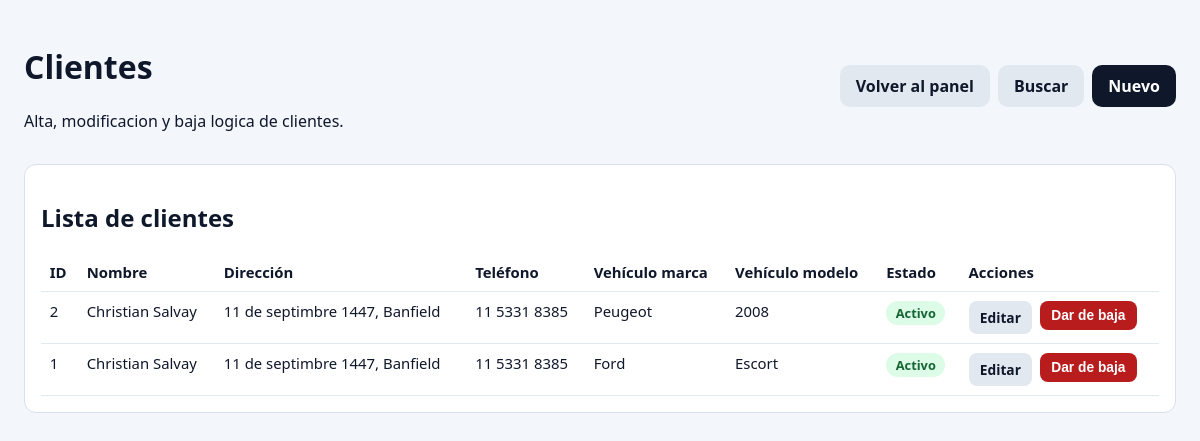
/clientes.php (signed in), run on the app's committed database.
### tables this page shows
CREATE TABLE `clientes` (
  `id_cliente` int NOT NULL AUTO_INCREMENT,
  `nombre` varchar(120) NOT NULL,
  `direccion` varchar(200) DEFAULT NULL,
  `telefono` varchar(30) DEFAULT NULL,
  `id_vehiculo_marca` int DEFAULT NULL,
  `id_modelo` int DEFAULT NULL,
  `patente` varchar(20) DEFAULT NULL,
  `activo` tinyint(1) DEFAULT '1',
  `fecha_creacion` timestamp NOT NULL DEFAULT CURRENT_TIMESTAMP,
  `fecha_actualizacion` timestamp NOT NULL DEFAULT CURRENT_TIMESTAMP ON UPDATE CURRENT_TIMESTAMP,
  PRIMARY KEY (`id_cliente`)
);

CREATE TABLE `vehiculos_marcas` (
  `id_vehiculo_marca` int NOT NULL AUTO_INCREMENT,
  `nombre_marca_v` varchar(100) NOT NULL,
  `activo` tinyint(1) DEFAULT '1',
  PRIMARY KEY (`id_vehiculo_marca`)
);

CREATE TABLE `vehiculos_modelos` (
  `id_modelo` int NOT NULL AUTO_INCREMENT,
  `id_vehiculo_marca` int NOT NULL,
  `nombre_modelo` varchar(100) NOT NULL,
  `activo` tinyint(1) DEFAULT '1',
  PRIMARY KEY (`id_modelo`),
  KEY `fk_vehiculos_modelos_marca` (`id_vehiculo_marca`),
  CONSTRAINT `fk_vehiculos_modelos_marca` FOREIGN KEY (`id_vehiculo_marca`) REFERENCES `vehiculos_marcas` (`id_vehiculo_marca`)
);

### public/clientes.php (the view, shortened to what this page needs)
<?php
$projectRoot = dirname(__DIR__);
try {
    $pdo = Database::connect($projectRoot);
    $pdo->exec(
        'CREATE TABLE IF NOT EXISTS clientes (
            id_cliente INT AUTO_INCREMENT PRIMARY KEY,
            nombre VARCHAR(120) NOT NULL,
            direccion VARCHAR(200) NULL,
            telefono VARCHAR(30) NULL,
            id_vehiculo_marca INT NULL,
            id_modelo INT NULL,
            activo TINYINT(1) DEFAULT 1,
            fecha_creacion TIMESTAMP NOT NULL DEFAULT CURRENT_TIMESTAMP,
            fecha_actualizacion TIMESTAMP NOT NULL DEFAULT CURRENT_TIMESTAMP ON UPDATE CURRENT_TIMESTAMP
        )'
    );
    $pdo->exec('ALTER TABLE clientes ADD COLUMN IF NOT EXISTS id_vehiculo_marca INT NULL AFTER telefono');
    $pdo->exec('ALTER TABLE clientes ADD COLUMN IF NOT EXISTS id_modelo INT NULL AFTER id_vehiculo_marca');
} catch (Throwable $e) {
    http_response_code(500);
    echo 'No se pudo conectar a la base de datos: ' . htmlspecialchars($e->getMessage());
    exit;
}
try {
    $params = [];
    $sqlClientes =
        'SELECT c.id_cliente,
                c.nombre,
                c.direccion,
                c.telefono,
                c.activo,
                vm.nombre_marca_v AS vehiculo_marca,
                vmo.nombre_modelo AS vehiculo_modelo
         FROM clientes c
         LEFT JOIN vehiculos_marcas vm ON vm.id_vehiculo_marca = c.id_vehiculo_marca
         LEFT JOIN vehiculos_modelos vmo ON vmo.id_modelo = c.id_modelo';
    $sqlClientes .= ' ORDER BY c.id_cliente DESC';
    $stmtClientes = $pdo->prepare($sqlClientes);
    $stmtClientes->execute($params);
    $clientes = $stmtClientes->fetchAll();
} catch (Throwable $e) {
    $vehiculosMarcas = [];
    $vehiculosModelos = [];
    $clientes = [];
    $error = 'No fue posible cargar la lista de clientes: ' . $e->getMessage();
}
?>
<!doctype html>
<html lang="es">
<head>
</head>
<body>
<div class="container">
    <div class="top">
        <div>
            <h1>Clientes</h1>
            <p>Alta, modificacion y baja logica de clientes.</p>
        </div>
        <div class="actions">
            <a class="btn btn-muted" href="/dashboard.php">Volver al panel</a>
            <a class="btn btn-muted" href="/clientes.php?show_filters=1">Buscar</a>
            <a class="btn btn-primary" href="/clientes.php?new=1">Nuevo</a>
        </div>
    </div>
    <div class="panel">
        <h2>Lista de clientes</h2>
        <table>
            <thead>
            <tr>
                <th>ID</th>
                <th>Nombre</th>
                <th>Dirección</th>
                <th>Teléfono</th>
                <th>Vehículo marca</th>
                <th>Vehículo modelo</th>
                <th>Estado</th>
                <th>Acciones</th>
            </tr>
            </thead>
            <tbody>
            <?php if (count($clientes) === 0): ?>
                <tr><td colspan="8">No hay clientes cargados.</td></tr>
            <?php else: ?>
                <?php foreach ($clientes as $row): ?>
                    <tr>
                        <td><?= (int) $row['id_cliente'] ?></td>
                        <td><?= htmlspecialchars((string) $row['nombre']) ?></td>
                        <td><?= htmlspecialchars((string) ($row['direccion'] ?? '')) ?></td>
                        <td><?= htmlspecialchars((string) ($row['telefono'] ?? '')) ?></td>
                        <td><?= htmlspecialchars((string) ($row['vehiculo_marca'] ?? '')) ?></td>
                        <td><?= htmlspecialchars((string) ($row['vehiculo_modelo'] ?? '')) ?></td>
                        <td>
                            <span class="tag <?= (int) $row['activo'] === 1 ? 'ok' : 'off' ?>">
                                <?= (int) $row['activo'] === 1 ? 'Activo' : 'Inactivo' ?>
                            </span>
                        </td>
                        <td>
                            <div class="actions">
                                <a class="btn btn-muted btn-small" href="/clientes.php?edit=<?= (int) $row['id_cliente'] ?>">Editar</a>
                                <form method="post" action="/clientes.php" style="display:inline;">
                                    <button class="btn <?= (int) $row['activo'] === 1 ? 'btn-danger' : 'btn-primary' ?> btn-small" type="submit">
                                        <?= (int) $row['activo'] === 1 ? 'Dar de baja' : 'Activar' ?>
                                    </button>
                                </form>
                            </div>
                        </td>
                    </tr>
                <?php endforeach; ?>
            <?php endif; ?>
            </tbody>
        </table>
    </div>
</div>
</body>
</html>

### public/clientes.php (style rules this page uses)
body { font-family: Segoe UI, Arial, sans-serif; margin: 1.5rem; background: #f3f6fb; color: #0f172a; }
.container { max-width: 1200px; margin: 0 auto; }
.top { display: flex; justify-content: space-between; align-items: center; gap: 1rem; margin-bottom: 1rem; }
.actions { display: flex; gap: 0.5rem; flex-wrap: wrap; }
.btn { display: inline-block; text-decoration: none; border: 0; border-radius: 10px; padding: 0.65rem 1rem; cursor: pointer; font-weight: 600; }
.btn-primary { background: #0f172a; color: #fff; }
.btn-muted { background: #e2e8f0; color: #0f172a; }
.btn-danger { background: #b91c1c; color: #fff; }
.btn-small { padding: 0.45rem 0.7rem; border-radius: 8px; font-size: 0.86rem; }
.panel { background: #fff; border: 1px solid #d8e1ef; border-radius: 12px; padding: 1rem; margin-bottom: 1rem; }
table { width: 100%; border-collapse: collapse; margin-top: 0.6rem; }
th, td { border-bottom: 1px solid #e2e8f0; padding: 0.55rem; text-align: left; font-size: 0.93rem; vertical-align: top; }
.tag { display: inline-block; padding: 0.2rem 0.6rem; border-radius: 999px; font-size: 0.8rem; font-weight: 700; }
.ok { background: #dcfce7; color: #166534; }

### data on the page
clientes: id_cliente "2", nombre "Christian Salvay", direccion "11 de septimbre 1447, Banfield", telefono "11 5331 8385", id_vehiculo_marca.nombre_marca_v "Peugeot", id_modelo.nombre_modelo "2008", activo "Activo"
clientes: id_cliente "1", nombre "Christian Salvay", direccion "11 de septimbre 1447, Banfield", telefono "11 5331 8385", id_vehiculo_marca.nombre_marca_v "Ford", id_modelo.nombre_modelo "Escort", activo "Activo"
